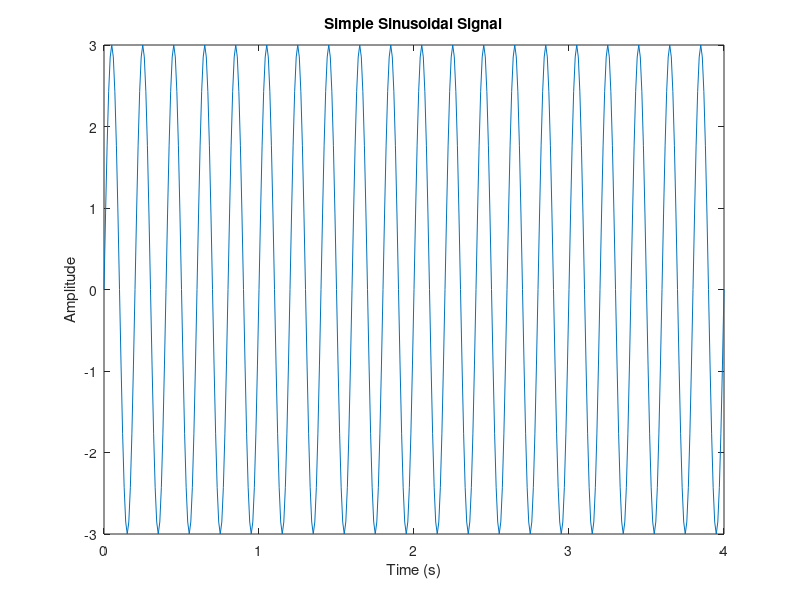

Recreate this plot in MATLAB.
f=5;
a=3
d=4
sr=100;
t=0:1/sr:d;
y=a*sin(2*pi*f*t);
plot(t,y);
xlabel('Time (s)');
ylabel('Amplitude');
title('Simple Sinusoidal Signal');
